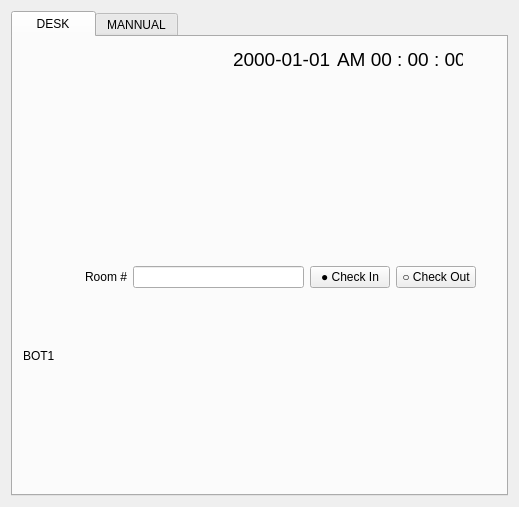
<?xml version="1.0" encoding="UTF-8"?>
<ui version="4.0">
 <class>MainWidget</class>
 <widget class="QWidget" name="MainWidget">
  <property name="geometry">
   <rect>
    <x>0</x>
    <y>0</y>
    <width>519</width>
    <height>507</height>
   </rect>
  </property>
  <property name="windowTitle">
   <string>MainWidget</string>
  </property>
  <layout class="QVBoxLayout" name="verticalLayout_3">
   <item>
    <widget class="QTabWidget" name="tabWidget">
     <property name="layoutDirection">
      <enum>Qt::LeftToRight</enum>
     </property>
     <property name="currentIndex">
      <number>0</number>
     </property>
     <widget class="QWidget" name="tab1">
      <attribute name="title">
       <string>    DESK    </string>
      </attribute>
      <widget class="QLabel" name="botname_lb">
       <property name="geometry">
        <rect>
         <x>10</x>
         <y>310</y>
         <width>38</width>
         <height>17</height>
        </rect>
       </property>
       <property name="text">
        <string>BOT1</string>
       </property>
      </widget>
      <widget class="QWidget" name="layoutWidget">
       <property name="geometry">
        <rect>
         <x>220</x>
         <y>10</y>
         <width>230</width>
         <height>24</height>
        </rect>
       </property>
       <layout class="QHBoxLayout" name="horizontalLayout_6">
        <item>
         <widget class="QLabel" name="date2_lb">
          <property name="maximumSize">
           <size>
            <width>300</width>
            <height>20</height>
           </size>
          </property>
          <property name="sizeIncrement">
           <size>
            <width>300</width>
            <height>40</height>
           </size>
          </property>
          <property name="baseSize">
           <size>
            <width>300</width>
            <height>40</height>
           </size>
          </property>
          <property name="font">
           <font>
            <pointsize>14</pointsize>
           </font>
          </property>
          <property name="text">
           <string>2000-01-01</string>
          </property>
         </widget>
        </item>
        <item>
         <widget class="QLabel" name="time2_lb">
          <property name="maximumSize">
           <size>
            <width>300</width>
            <height>40</height>
           </size>
          </property>
          <property name="sizeIncrement">
           <size>
            <width>300</width>
            <height>40</height>
           </size>
          </property>
          <property name="baseSize">
           <size>
            <width>300</width>
            <height>40</height>
           </size>
          </property>
          <property name="font">
           <font>
            <pointsize>14</pointsize>
           </font>
          </property>
          <property name="text">
           <string>AM 00 : 00 : 00</string>
          </property>
         </widget>
        </item>
       </layout>
      </widget>
      <widget class="QWidget" name="verticalLayoutWidget">
       <property name="geometry">
        <rect>
         <x>70</x>
         <y>290</y>
         <width>390</width>
         <height>112</height>
        </rect>
       </property>
       <layout class="QVBoxLayout" name="verticalLayout_4">
        <item>
         <layout class="QHBoxLayout" name="horizontalLayout_4">
          <item>
           <widget class="QLabel" name="stateimg_lb1">
            <property name="maximumSize">
             <size>
              <width>50</width>
              <height>50</height>
             </size>
            </property>
            <property name="text">
             <string/>
            </property>
            <property name="pixmap">
             <pixmap>QTimage/transport_12859042.png</pixmap>
            </property>
            <property name="scaledContents">
             <bool>true</bool>
            </property>
           </widget>
          </item>
          <item>
           <widget class="QLabel" name="stateimg_lb2">
            <property name="maximumSize">
             <size>
              <width>50</width>
              <height>50</height>
             </size>
            </property>
            <property name="text">
             <string/>
            </property>
            <property name="pixmap">
             <pixmap>QTimage/dot.png</pixmap>
            </property>
            <property name="scaledContents">
             <bool>true</bool>
            </property>
           </widget>
          </item>
          <item>
           <widget class="QLabel" name="stateimg_lb3">
            <property name="maximumSize">
             <size>
              <width>50</width>
              <height>50</height>
             </size>
            </property>
            <property name="text">
             <string/>
            </property>
            <property name="pixmap">
             <pixmap>QTimage/robot_arm1.png</pixmap>
            </property>
            <property name="scaledContents">
             <bool>true</bool>
            </property>
           </widget>
          </item>
          <item>
           <widget class="QLabel" name="stateimg_lb4">
            <property name="maximumSize">
             <size>
              <width>50</width>
              <height>50</height>
             </size>
            </property>
            <property name="text">
             <string/>
            </property>
            <property name="pixmap">
             <pixmap>QTimage/dot.png</pixmap>
            </property>
            <property name="scaledContents">
             <bool>true</bool>
            </property>
           </widget>
          </item>
          <item>
           <widget class="QLabel" name="stateimg_lb5">
            <property name="maximumSize">
             <size>
              <width>50</width>
              <height>50</height>
             </size>
            </property>
            <property name="text">
             <string/>
            </property>
            <property name="pixmap">
             <pixmap>QTimage/elevator.png</pixmap>
            </property>
            <property name="scaledContents">
             <bool>true</bool>
            </property>
           </widget>
          </item>
          <item>
           <widget class="QLabel" name="stateimg_lb6">
            <property name="maximumSize">
             <size>
              <width>50</width>
              <height>50</height>
             </size>
            </property>
            <property name="text">
             <string/>
            </property>
            <property name="pixmap">
             <pixmap>QTimage/dot.png</pixmap>
            </property>
            <property name="scaledContents">
             <bool>true</bool>
            </property>
           </widget>
          </item>
          <item>
           <widget class="QLabel" name="stateimg_lb7">
            <property name="maximumSize">
             <size>
              <width>50</width>
              <height>50</height>
             </size>
            </property>
            <property name="text">
             <string/>
            </property>
            <property name="pixmap">
             <pixmap>QTimage/room.png</pixmap>
            </property>
            <property name="scaledContents">
             <bool>true</bool>
            </property>
           </widget>
          </item>
         </layout>
        </item>
        <item>
         <layout class="QHBoxLayout" name="horizontalLayout_5">
          <item>
           <widget class="QLabel" name="stateimg_lb8">
            <property name="maximumSize">
             <size>
              <width>50</width>
              <height>50</height>
             </size>
            </property>
            <property name="text">
             <string/>
            </property>
            <property name="pixmap">
             <pixmap>QTimage/bot.png</pixmap>
            </property>
            <property name="scaledContents">
             <bool>true</bool>
            </property>
           </widget>
          </item>
          <item>
           <widget class="QLabel" name="stateimg_lb9">
            <property name="maximumSize">
             <size>
              <width>50</width>
              <height>50</height>
             </size>
            </property>
            <property name="text">
             <string/>
            </property>
            <property name="scaledContents">
             <bool>true</bool>
            </property>
           </widget>
          </item>
          <item>
           <widget class="QLabel" name="stateimg_lb10">
            <property name="maximumSize">
             <size>
              <width>50</width>
              <height>50</height>
             </size>
            </property>
            <property name="text">
             <string/>
            </property>
            <property name="scaledContents">
             <bool>true</bool>
            </property>
           </widget>
          </item>
          <item>
           <widget class="QLabel" name="stateimg_lb11">
            <property name="maximumSize">
             <size>
              <width>50</width>
              <height>50</height>
             </size>
            </property>
            <property name="text">
             <string/>
            </property>
            <property name="scaledContents">
             <bool>true</bool>
            </property>
           </widget>
          </item>
          <item>
           <widget class="QLabel" name="stateimg_lb12">
            <property name="maximumSize">
             <size>
              <width>50</width>
              <height>50</height>
             </size>
            </property>
            <property name="text">
             <string/>
            </property>
            <property name="scaledContents">
             <bool>true</bool>
            </property>
           </widget>
          </item>
          <item>
           <widget class="QLabel" name="stateimg_lb13">
            <property name="maximumSize">
             <size>
              <width>50</width>
              <height>50</height>
             </size>
            </property>
            <property name="text">
             <string/>
            </property>
            <property name="scaledContents">
             <bool>true</bool>
            </property>
           </widget>
          </item>
          <item>
           <widget class="QLabel" name="stateimg_lb14">
            <property name="maximumSize">
             <size>
              <width>50</width>
              <height>50</height>
             </size>
            </property>
            <property name="text">
             <string/>
            </property>
            <property name="scaledContents">
             <bool>true</bool>
            </property>
           </widget>
          </item>
         </layout>
        </item>
       </layout>
      </widget>
      <widget class="QWidget" name="horizontalLayoutWidget">
       <property name="geometry">
        <rect>
         <x>72</x>
         <y>200</y>
         <width>391</width>
         <height>80</height>
        </rect>
       </property>
       <layout class="QHBoxLayout" name="horizontalLayout_3">
        <item>
         <widget class="QLabel" name="rn_lb">
          <property name="text">
           <string>Room #</string>
          </property>
         </widget>
        </item>
        <item>
         <widget class="QLineEdit" name="rn_le"/>
        </item>
        <item>
         <widget class="QPushButton" name="start_pb">
          <property name="text">
           <string>● Check In</string>
          </property>
         </widget>
        </item>
        <item>
         <widget class="QPushButton" name="checkout_pb">
          <property name="text">
           <string>○ Check Out</string>
          </property>
         </widget>
        </item>
       </layout>
      </widget>
     </widget>
     <widget class="QWidget" name="tab2">
      <attribute name="title">
       <string>MANNUAL</string>
      </attribute>
      <widget class="QComboBox" name="comboBox_2">
       <property name="geometry">
        <rect>
         <x>10</x>
         <y>10</y>
         <width>86</width>
         <height>25</height>
        </rect>
       </property>
       <item>
        <property name="text">
         <string>BOT1</string>
        </property>
       </item>
       <item>
        <property name="text">
         <string>BOT2</string>
        </property>
       </item>
       <item>
        <property name="text">
         <string>BOT3</string>
        </property>
       </item>
       <item>
        <property name="text">
         <string>BOT4</string>
        </property>
       </item>
      </widget>
      <widget class="QWidget" name="layoutWidget">
       <property name="geometry">
        <rect>
         <x>150</x>
         <y>10</y>
         <width>161</width>
         <height>58</height>
        </rect>
       </property>
       <layout class="QVBoxLayout" name="verticalLayout2">
        <item>
         <layout class="QHBoxLayout" name="horizontalLayout6">
          <item>
           <widget class="QLabel" name="label2">
            <property name="text">
             <string>Voltage</string>
            </property>
           </widget>
          </item>
          <item>
           <widget class="QLCDNumber" name="pLNVolt">
            <property name="digitCount">
             <number>5</number>
            </property>
            <property name="segmentStyle">
             <enum>QLCDNumber::Outline</enum>
            </property>
           </widget>
          </item>
         </layout>
        </item>
        <item>
         <layout class="QHBoxLayout" name="horizontalLayout5">
          <item>
           <widget class="QLabel" name="label">
            <property name="text">
             <string>Percentage</string>
            </property>
           </widget>
          </item>
          <item>
           <widget class="QLCDNumber" name="pLNPercent">
            <property name="digitCount">
             <number>5</number>
            </property>
            <property name="segmentStyle">
             <enum>QLCDNumber::Outline</enum>
            </property>
           </widget>
          </item>
         </layout>
        </item>
       </layout>
      </widget>
      <widget class="QWidget" name="verticalLayoutWidget_2">
       <property name="geometry">
        <rect>
         <x>10</x>
         <y>70</y>
         <width>333</width>
         <height>80</height>
        </rect>
       </property>
       <layout class="QVBoxLayout" name="verticalLayout">
        <item>
         <layout class="QVBoxLayout" name="verticalLayout_2" stretch="0">
          <item>
           <layout class="QHBoxLayout" name="horizontalLayout_2">
            <item>
             <widget class="QPushButton" name="pPBHome">
              <property name="text">
               <string>HOME</string>
              </property>
             </widget>
            </item>
            <item>
             <widget class="QPushButton" name="pPBLuggage">
              <property name="text">
               <string>Luggage</string>
              </property>
             </widget>
            </item>
            <item>
             <widget class="QComboBox" name="CBRoomnum">
              <item>
               <property name="text">
                <string>201호</string>
               </property>
              </item>
              <item>
               <property name="text">
                <string>202호</string>
               </property>
              </item>
              <item>
               <property name="text">
                <string>203호</string>
               </property>
              </item>
              <item>
               <property name="text">
                <string>301호</string>
               </property>
              </item>
              <item>
               <property name="text">
                <string>302호</string>
               </property>
              </item>
              <item>
               <property name="text">
                <string>303호</string>
               </property>
              </item>
              <item>
               <property name="text">
                <string>401호</string>
               </property>
              </item>
              <item>
               <property name="text">
                <string>402호</string>
               </property>
              </item>
              <item>
               <property name="text">
                <string>403호</string>
               </property>
              </item>
              <item>
               <property name="text">
                <string>501호</string>
               </property>
              </item>
              <item>
               <property name="text">
                <string>502호</string>
               </property>
              </item>
              <item>
               <property name="text">
                <string>503호</string>
               </property>
              </item>
             </widget>
            </item>
            <item>
             <widget class="QPushButton" name="pPBRoom">
              <property name="text">
               <string>객실 이동</string>
              </property>
             </widget>
            </item>
           </layout>
          </item>
         </layout>
        </item>
        <item>
         <layout class="QHBoxLayout" name="horizontalLayout">
          <item>
           <widget class="QPushButton" name="turn_pb">
            <property name="text">
             <string>◆ Return</string>
            </property>
           </widget>
          </item>
          <item>
           <widget class="QPushButton" name="stop_pb">
            <property name="text">
             <string>■ STOP</string>
            </property>
           </widget>
          </item>
         </layout>
        </item>
       </layout>
      </widget>
      <widget class="QPushButton" name="pushButton">
       <property name="geometry">
        <rect>
         <x>350</x>
         <y>10</y>
         <width>41</width>
         <height>25</height>
        </rect>
       </property>
       <property name="text">
        <string>DB</string>
       </property>
      </widget>
      <widget class="QLabel" name="label_camView">
       <property name="geometry">
        <rect>
         <x>26</x>
         <y>166</y>
         <width>441</width>
         <height>271</height>
        </rect>
       </property>
       <property name="text">
        <string>CAM</string>
       </property>
      </widget>
     </widget>
    </widget>
   </item>
  </layout>
 </widget>
 <resources/>
 <connections/>
</ui>
